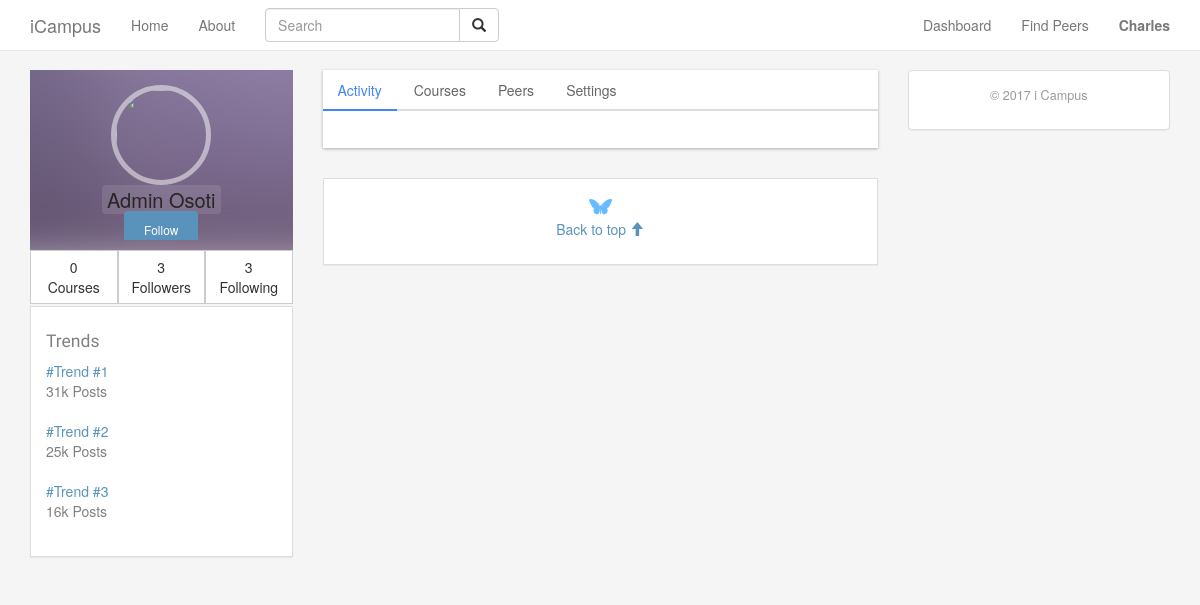
Page /account/users/osoti/ (signed in) on the earlier database version.
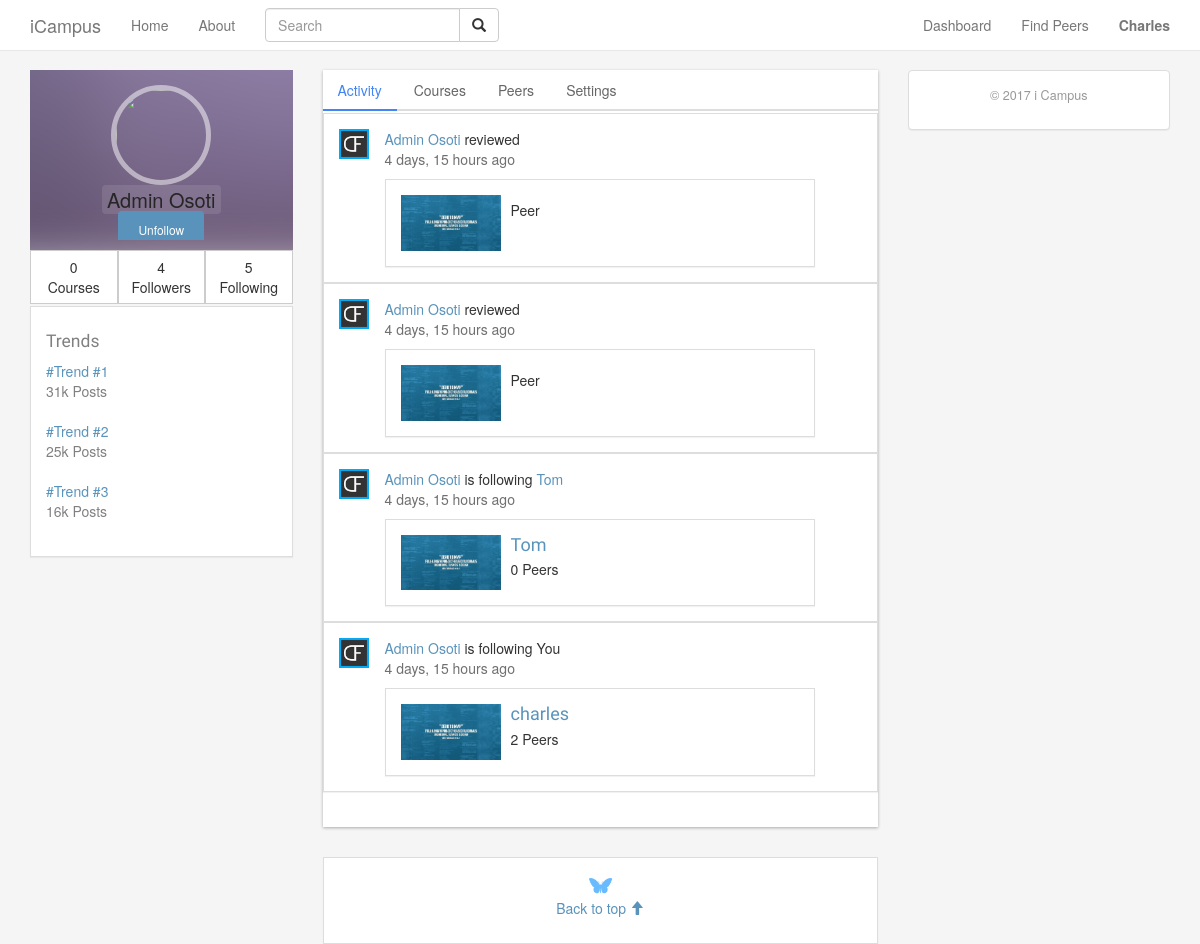
Same page on the later database version.
### actions/models.py (models this page shows)
class Action(models.Model):
    user = models.ForeignKey(User,
                             related_name='actions',
                             db_index=True)
    verb = models.CharField(max_length=255)
    target_ct = models.ForeignKey(ContentType,
                                  blank=True,
                                  null=True,
                                  related_name='target_obj')
    target_id = models.PositiveIntegerField(null=True,
                                            blank=True,
                                            db_index=True)
    target = GenericForeignKey('target_ct', 'target_id')
    created = models.DateTimeField(auto_now_add=True,
                                   db_index=True)
    class Meta:
        ordering = ('-created',)

### account/views.py (the view)
# urls.py: url(r'^users/(?P<username>[-\w]+)/$', views.user_detail, name='user_detail'),
@login_required
def user_detail(request, username):
	user = get_object_or_404(User, username=username, is_active=True)
	actions = Action.objects.all().exclude(user=request.user)
	following_ids = request.user.following.values_list('id', flat=True)
	if following_ids:
		actions = actions.filter(user_id__in=following_ids).select_related('user', 'user__profile').prefetch_related('target')
		actions = actions[:10]
	return render(request, 'account/user/detail.html', {'actions': actions, 'user': user, 'section': 'user'})

### careers/models.py (called while the page is built)
    def get_absolute_url(self):
        return reverse('careers:career_detail', args=[self.id, self.slug])

### comments/models.py (called while the page is built)
    def get_absolute_url(self):
        return reverse("comments:thread", kwargs={"id": self.id})

### account/templates/account/user/detail.html (shortened to what this page needs)
{% extends "base.html" %}
{% load static %}
{% block page_content %}
<div class="row">
    <div class="col-xs-12 col-sm-3 left">
        <div class="card hovercard">
            <div class="card-background">
            </div>
            <div class="useravatar">
                <img alt="" src="">
            </div><br>
            <div class="card-info">
                <span class="card-title">{{ user.get_full_name }}</span><br>
                {% if user != request.user %}
                <span><a href="#" data-id="{{ user.id }}" data-action="{% if request.user in user.followers.all %}un{% endif %}follow" class="follow button">
                    {% if request.user not in user.followers.all %}
                        Follow
                    {% else %}
                        Unfollow
                    {% endif %}
                    </a>
                </span>
                {% endif %}
            </div>
        </div>
        <div class="btn-pref btn-group btn-group-justified btn-group-md" role="group" aria-label="...">
            <div class="btn-group" role="group">
                <button type="button" id="stars" class="btn btn-default" href="#tab1" data-toggle="tab"><span>0</span>
                    <div class="">Courses</div>
                </button>
            </div>
            <div class="btn-group" role="group">
                <button type="button" id="favorites" class="btn btn-default" href="#tab2" data-toggle="tab">
                    <span>
                        {% with total_followers=user.followers.count %}
                            <span class="count">
                                <span class="total">{{ total_followers }}</span>
                            </span>
                        {% endwith %}
                    </span>
                    <div class="">Followers</div>
                </button>
            </div>
            <div class="btn-group" role="group">
                <button type="button" id="following" class="btn btn-default" href="#tab3" data-toggle="tab">
                    <span>
                        {% with total_following=user.following.count %}
                            <span class="">
                                <span class="">{{ total_following }}</span>
                            </span>
                        {% endwith %}
                    </span>
                    <div class="">Following</div>
                </button>
            </div>
        </div>
        <div class="panel panel-default" style="margin-top: 2px; border-radius: 0px;">
          <div class="panel-body">
             <h5 style="color: grey; font-size: 125%;">Trends</h5>
              <a href="">#Trend #1</a><br>
                <span style="color: grey;">31k Posts</span><br><br>
              <a href="">#Trend #2</a><br>
                <span style="color: grey;">25k Posts</span><br><br>
              <a href="">#Trend #3</a><br>
                <span style="color: grey;">16k Posts</span><br><br>
          </div>
        </div>
    </div>
    <div class="col-xs-12 col-sm-6">
        <div class="card-tabs">
            <ul class="nav nav-tabs" role="tablist">
                <li role="presentation" class="active"><a href="#timeline" aria-controls="timeline" role="tab" data-toggle="tab">Activity</a></li>
                <li role="presentation"><a href="#courses" aria-controls="courses" role="tab" data-toggle="tab">Courses</a></li>
                <li role="presentation"><a href="#peers" aria-controls="peers" role="tab" data-toggle="tab">Peers</a></li>
                <li role="presentation"><a href="#settings" aria-controls="settings" role="tab" data-toggle="tab">Settings</a></li>
            </ul>
            <div class="tab-content" style="margin-top: -33px;">
                <div role="tabpanel" class="tab-pane active" id="timeline">
                     {% include "actions/detail.html" %}
                </div>
            </div>
        </div>
        <div class="panel panel-default post-panel">
          <div class="panel-body row">
            <div class="col-sm-12">
            <center><img src="{% static 'images/icon.png'%}" height="25px" width="25px"></img>
              <a href="#top"><p class="opacity: .7;">Back to top <span class="glyphicon glyphicon-arrow-up" aria-hidden="true"></span></p></a></center>
            </div>
          </div>
        </div>
    </div>
    <div class="col-xs-12 col-sm-3">
        <div class="panel panel-default">
          <div class="panel-body">
            <p class="text-center" style="opacity: 0.5; font-size: 90%;">© 2017 i
            Campus</p>
          </div>
        </div>
    </div>
</div>
{% endblock %}

### careers/templates/base.html (shortened to what this page needs)
{% load static %}
<!DOCTYPE html>
<html>
    <head>
        <link rel="stylesheet" href="{% static 'bootstrap-3.3.7/css/bootstrap.min.css' %}">
        <link rel="stylesheet" href="{% static 'font-awesome-4.7.0/css/font-awesome.min.css' %}">
        <link rel="stylesheet" href="{% static 'css/base.css' %}">
        <link rel="stylesheet" href="{% static 'css/styles.css' %}">
    </head>
    <body>
        <nav class="navbar navbar-default navbar-fixed-top">
            <div class="container">
                <div class="navbar-header">
                    <a class="navbar-brand" href="#">iCampus</a>
                </div>
                <div id="navbar" class="navbar-collapse collapse">
                    <ul class="nav navbar-nav">
                        <li {% if section == "home" %}class="selected"{% endif %}><a href="/">Home</a></li>
                        <li {% if section == "my-home" %}class="selected"{% endif %}><a href="">About</a></li>
                    </ul>
                    <form class="navbar-form navbar-left" role="search">
                        <div class="input-group">
                            <input type="text" class="form-control" placeholder="Search" name="q">
                            <div class="input-group-btn">
                                <button class="btn btn-default" type="submit"><i class="glyphicon glyphicon-search"></i></button>
                            </div>
                        </div>
                    </form>
                    <ul class="nav navbar-nav navbar-right">
                        {% if request.user.is_authenticated %}
                        <li {% if section == "dashboard" %}class="selected"{% endif %}><a href="{% url "dashboard" %}">Dashboard</a></li>
                        <li {% if section == "users" %}class="selected"{% endif %}><a href="{% url "user_list" %}">Find Peers</a></li>
                        <li {% if section == "user" %}class="selected"{% endif %}>
                            <ul class="nav navbar-nav">
                                <li class="dropdown">
                                  <a href="{{ request.user.get_absolute_url }}" class="dropdown-toggle" data-toggle="dropdown">{{ request.user.username|capfirst }}</a>
                                </li>
                            </ul>
                        </li>
                        {% else %}
                        <li><a href="{% url "login" %}">Sign In</a></li>
                        <li><a href="{% url "register" %}">Register</a></li>
                        {% endif %}
                  </ul>
                </div>
            </div>
        </nav>
    {% block content %}
    <div class="container">
        {% block page_content %}{% endblock %}
    </div>
    {% endblock %}
    </body>
</html>

### actions/templates/actions/detail.html
{% load static %}
{% for action in actions %}
    <div class="panel panel-default post-panel panel-margin-20">
      <div class="panel-body">
        {% with user=action.user profile=action.user.profile %}
        <div class="row">
            <div class="col-xs-1">
                <img src="{% static 'images/avatar.png'%}" class="" height="30px" width="30px"/>
            </div>
            <div class="col-xs-10" style="margin-bottom: 0px;">
                    <a href="{{ user.get_absolute_url }}">
                        {{ user.get_full_name }}
                    </a>
                    {{ action.verb }}
                    {% if action.target %}
                        {% with target=action.target %}
                            {% if target != request.user %}
                                <a href="{{ target.get_absolute_url }}">{{ target.get_full_name }}</a>
                            {% else %}
                                You
                            {% endif %}
                        {% endwith %}
                    {% endif %}
            <p class=""><span class="post-creation">{{ action.created|timesince }} ago</span></p>
            {% with target=action.target %}
           <div class="panel panel-default post-panel ">
            <div class="panel-body">
                <div class="media">
                    <div class="media-left">
                        <a href="#">
                            <img class="media-object img-responsive cat-images" src="{% static 'images/banner.jpg'%}" alt="...">
                        </a>
                    </div>
                    <div class="media-body">
                        <h4 class="media-heading"><a href="{{ target.get_absolute_url }}" class="title">{{ target.get_full_name }}</a></h4>
                        {% with total_following=target.following.count %}
                            <span class="">
                                <span class="">{{ total_following }}</span>
                                Peer{{ total_following|pluralize }}
                            </span>
                          {% endwith %}
                    </div>
                </div>
                </div>
            </div>
            {% endwith %}
              </div>
        </div>
        {% endwith %}
      </div>
    </div>
{% endfor %}

### account/templates/account/user/list_peers.html (shortened to what this page needs)
{% load static %}

### careers/static/css/base.css (style rules this page uses)
h1, h2, h3, h4, h5 , h6 { font-family: 'Ubuntu', sans-serif; font-weight:normal; }
body { padding-top: 70px; }
p { font-size: 14px; }
a { text-decoration:none; color:#5993bb; }
li.selected a, li.selected a:hover { color:#1b6d32; font-weight:bold; }
a.button, input[type="submit"] { color:#fff; background:#5993bb; border-radius:4px; padding:10px 20px; margin-top:-10px; border:0; }
.cat-images { max-height: 100px; max-width: 100px; }

### careers/static/css/styles.css (style rules this page uses)
body { background-color: rgba(212, 216, 212, 0.25); }
.navbar { background-color: white; }
.post-panel { margin-bottom: 0px; border-radius: 0px !important; }
.post-creation { opacity: 0.7; }
.nav-tabs { border-bottom: 2px solid #DDD; }
.nav-tabs > li.active > a, .nav-tabs > li.active > a:focus, .nav-tabs > li.active > a:hover { border-width: 0; }
.nav-tabs > li > a { border: none; color: #666; }
.nav-tabs > li.active > a, .nav-tabs > li > a:hover { border: none; color: #4285F4 !important; background: transparent; }
.nav-tabs > li > a::after { content: ""; background: #4285F4; height: 2px; position: absolute; width: 100%; left: 0px; bottom: -1px; transition: all 250ms ease 0s; transform: scale(0); }
.nav-tabs > li.active > a::after, .nav-tabs > li:hover > a::after { transform: scale(1); }
.tab-pane { padding: 15px 0; }
.tab-content { padding:20px }
.card-tabs { background: #FFF none repeat scroll 0% 0%; box-shadow: 0px 1px 3px rgba(0, 0, 0, 0.3); margin-bottom: 30px; }
.panel-margin-20 { margin-right: -20px; margin-left: -20px; }
.card { margin-top: 0px; padding: 30px; background-color: rgba(214, 224, 226, 0.2); -webkit-border-top-left-radius:0px; -moz-border-top-left-radius:0px; border-top-left-radius:0px; -webkit-border-top-right-radius:0px; -moz-border-top-right-radius:0px; border-top-right-radius:0px; -webkit-box-sizing: border-box; -moz-box-sizing: border-box; box-sizing: border-box; }
.card.hovercard { position: relative; padding-top: 0; overflow: hidden; text-align: center; background-color: #fff; background-color: rgba(255, 255, 255, 1); }
.card.hovercard .card-background { height: 130px; }
.card.hovercard .useravatar { position: absolute; top: 15px; bottom: 15px; left: 0; right: 0; }
.card.hovercard .useravatar img { width: 100px; height: 100px; max-width: 100px; max-height: 100px; -webkit-border-radius: 50%; -moz-border-radius: 50%; border-radius: 50%; border: 5px solid rgba(255, 255, 255, 0.5); }
.card.hovercard .card-info { position: absolute; bottom: 10px; left: 0; right: 0; }
.card.hovercard .card-info .card-title { padding:0 5px; font-size: 20px; line-height: 2; color: #262626; background-color: rgba(255, 255, 255, 0.1); -webkit-border-radius: 4px; -moz-border-radius: 4px; border-radius: 4px; }
.card.hovercard .card-info { overflow: hidden; font-size: 12px; line-height: 20px; color: #737373; text-overflow: ellipsis; }
.btn-pref .btn { -webkit-border-radius:0 !important; }

Differences in the rows shown:
added Action: user.get_full_name "Admin Osoti", verb "reviewed", created "4 days, 15 hours"
added Action: user.get_full_name "Admin Osoti", verb "reviewed", created "4 days, 15 hours"
added Action: user.get_full_name "Admin Osoti", verb "is following", target.get_full_name "Tom", created "4 days, 15 hours", total_following "0"
added Action: user.get_full_name "Admin Osoti", verb "is following", target_id "You", created "4 days, 15 hours", target.get_full_name "charles", total_following "2"
Other differences:
{{ total_followers }}: "3" → "4"
{{ total_following }}: "3" → "5"
text no longer shown: "Follow"
text now shown: "Unfollow"
